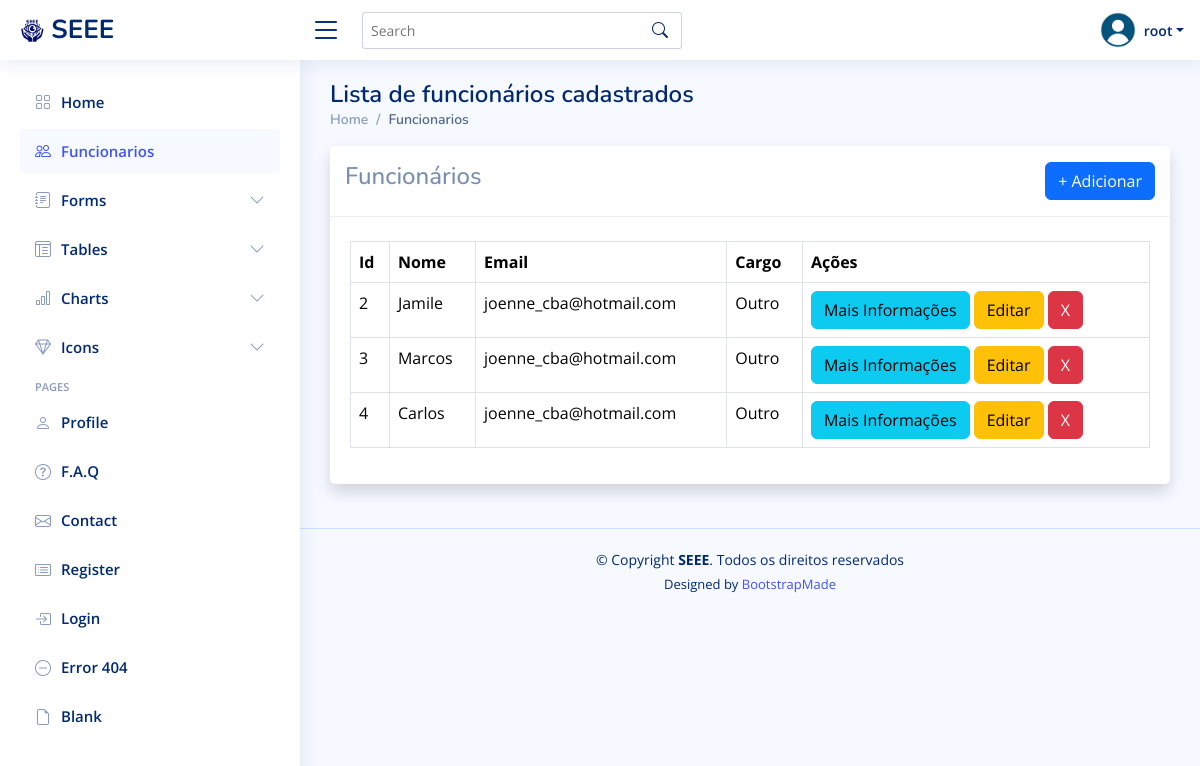
The app's page /funcionario/list/ (signed in), older data.
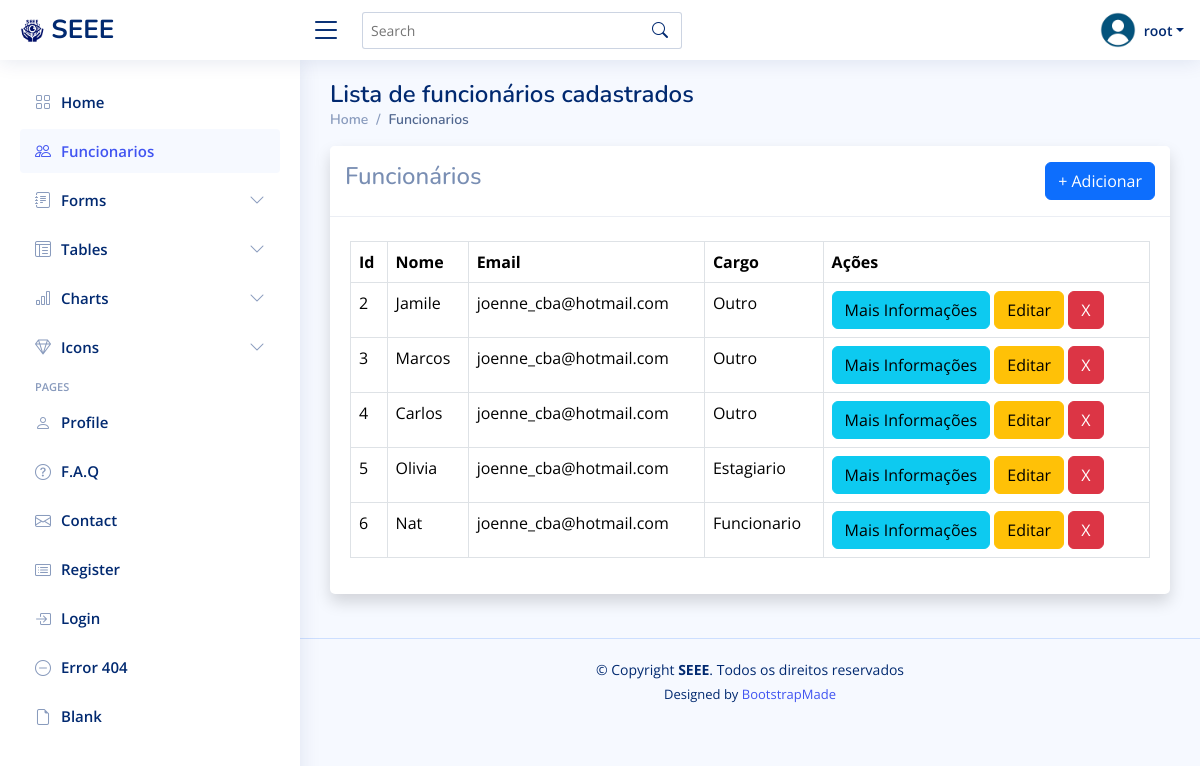
The same page, newer data.
### funcionario/models.py (models this page shows)
class Funcionario(Usuario):
    class Cargo(models.IntegerChoices):
        FUNCIONARIO = 1, 'Funcionario'
        ESTAGIARIO = 2, 'Estagiario'
        OUTRO = 3, 'Outro'
    cargo = models.IntegerField(
        choices=Cargo.choices,
        default=Cargo.OUTRO,
    )

### funcionario/views.py (the view)
# urls.py: path('list/', views.list, name='list')
@login_required
def list(request):
    funcionarios = Funcionario.objects.all()
    return render(request, 'funcionario/list.html', {'funcionarios':funcionarios})

### templates/funcionario/list.html
{% extends 'funcionario/_base.html' %}
{% block content %}
<div class="pagetitle">
    <h1>Lista de funcionários cadastrados</h1>
    <nav>
      <ol class="breadcrumb">
        <li class="breadcrumb-item"><a href="/funcionario/">Home</a></li>
        <li class="breadcrumb-item active">Funcionarios</li>
      </ol>
    </nav>
  </div>
<div class="card shadow mb-4">
    <div class="card-header py-3 d-sm-flex align-items-center justify-content-between mb-4">
        <h4>Funcionários</h4>
        <a class="btn btn-primary" href="{% url 'add' %}">+ Adicionar</a>
    </div>
    <div class="card-body">
        <div class="table-responsive">
            <table class="table table-bordered">
                <thead>
                    <tr>
                        <th>Id</th>
                        <th>Nome</th>
                        <th>Email</th>
                        <th>Cargo</th>
                        <th>Ações</th>
                    </tr>
                </thead>
                <tbody>
                    {% for f in funcionarios %}
                        <tr>
                            <td>{{ f.id }}</td>
                            <td>{{ f.username }}</td>
                            <td>{{ f.email }}</td>
                            <td>{{ f.get_cargo_display }}</td>
                            <td>
                                <a class="btn btn-info" href="{% url 'detail' f.id %}">Mais Informações</a>
                                <a class="btn btn-warning" href="{% url 'edit' f.id  %}">Editar</a>
                                <a class="btn btn-danger" href="{% url 'remove' f.id %}">X</a>
                            </td>
                        </tr>
                    {% endfor %}
                </tbody>
            </table>
        </div>
    </div>
</div>
{% endblock %}

### templates/funcionario/_base.html (shortened to what this page needs)
{% load static %}
<!DOCTYPE html>
<html lang="en">
<head>
  <link href="{% static 'assets/vendor/bootstrap/css/bootstrap.min.css' %}" rel="stylesheet">
  <link href="{% static 'assets/vendor/bootstrap-icons/bootstrap-icons.css' %}" rel="stylesheet">
  <link href="{% static 'assets/vendor/boxicons/css/boxicons.min.css' %}" rel="stylesheet">
  <link href="{% static 'assets/vendor/quill/quill.snow.css' %}" rel="stylesheet">
  <link href="{% static 'assets/vendor/quill/quill.bubble.css' %}" rel="stylesheet">
  <link href="{% static 'assets/vendor/remixicon/remixicon.css' %}" rel="stylesheet">
  <link href="{% static 'assets/vendor/simple-datatables/style.css' %}" rel="stylesheet">
  <link href="{% static 'assets/css/style.css' %}" rel="stylesheet">
</head>
<body>
  <header id="header" class="header fixed-top d-flex align-items-center">
    <div class="d-flex align-items-center justify-content-between">
      <a href="index.html" class="logo d-flex align-items-center">
        <img src="{% static 'assets/img/SEEE.png' %}" alt="">
        <span class="d-none d-lg-block">SEEE</span>
      </a>
      <i class="bi bi-list toggle-sidebar-btn"></i>
    </div>
    <div class="search-bar">
      <form class="search-form d-flex align-items-center" method="POST" action="#">
        <input type="text" name="query" placeholder="Search" title="Enter search keyword">
        <button type="submit" title="Search"><i class="bi bi-search"></i></button>
      </form>
    </div>
    <nav class="header-nav ms-auto">
      <ul class="d-flex align-items-center">
        <li class="nav-item dropdown pe-3">
          <a class="nav-link nav-profile d-flex align-items-center pe-0" href="#" data-bs-toggle="dropdown">
            <img src="{% static 'assets/img/profile.png' %}" alt="Profile" class="rounded-circle">
            <span class="d-none d-md-block dropdown-toggle ps-2">{{ user.username }}</span>
          </a>
        </li>
      </ul>
    </nav>
  </header>
  {% include 'funcionario/sidebar.html'%}
  <main id="main" class="main">
    {% block content %}
    {% endblock %}
  </main>
  <footer id="footer" class="footer">
    <div class="copyright">
      &copy; Copyright <strong><span>SEEE</span></strong>. Todos os direitos reservados
    </div>
    <div class="credits">
      Designed by <a href="https://bootstrapmade.com/">BootstrapMade</a>
    </div>
  </footer>
</body>
</html>

### templates/funcionario/sidebar.html (shortened to what this page needs)
{% load static %}
  <aside id="sidebar" class="sidebar">
    <ul class="sidebar-nav" id="sidebar-nav">
      <li class="nav-item">
        <a class="nav-link {% if request.path == '/funcionario/' %}active{% else %}collapsed{% endif %}" href="/funcionario/">
          <i class="bi bi-grid"></i>
          <span>Home</span>
        </a>
      </li>
      <li class="nav-item">
        <a class="nav-link {% if request.path == '/funcionario/list/' %}active{% else %}collapsed{% endif %}" href="/funcionario/list/">
          <i class="bi bi-people"></i>
          <span>Funcionarios</span>
        </a>
      </li>
      <li class="nav-item">
        <a class="nav-link collapsed" data-bs-target="#forms-nav" data-bs-toggle="collapse" href="#">
          <i class="bi bi-journal-text"></i><span>Forms</span><i class="bi bi-chevron-down ms-auto"></i>
        </a>
      </li>
      <li class="nav-item">
        <a class="nav-link collapsed" data-bs-target="#tables-nav" data-bs-toggle="collapse" href="#">
          <i class="bi bi-layout-text-window-reverse"></i><span>Tables</span><i class="bi bi-chevron-down ms-auto"></i>
        </a>
      </li>
      <li class="nav-item">
        <a class="nav-link collapsed" data-bs-target="#charts-nav" data-bs-toggle="collapse" href="#">
          <i class="bi bi-bar-chart"></i><span>Charts</span><i class="bi bi-chevron-down ms-auto"></i>
        </a>
      </li>
      <li class="nav-item">
        <a class="nav-link collapsed" data-bs-target="#icons-nav" data-bs-toggle="collapse" href="#">
          <i class="bi bi-gem"></i><span>Icons</span><i class="bi bi-chevron-down ms-auto"></i>
        </a>
      </li>
      <li class="nav-heading">Pages</li>
      <li class="nav-item">
        <a class="nav-link collapsed" href="users-profile.html">
          <i class="bi bi-person"></i>
          <span>Profile</span>
        </a>
      </li>
      <li class="nav-item">
        <a class="nav-link collapsed" href="pages-faq.html">
          <i class="bi bi-question-circle"></i>
          <span>F.A.Q</span>
        </a>
      </li>
      <li class="nav-item">
        <a class="nav-link collapsed" href="pages-contact.html">
          <i class="bi bi-envelope"></i>
          <span>Contact</span>
        </a>
      </li>
      <li class="nav-item">
        <a class="nav-link collapsed" href="pages-register.html">
          <i class="bi bi-card-list"></i>
          <span>Register</span>
        </a>
      </li>
      <li class="nav-item">
        <a class="nav-link collapsed" href="pages-login.html">
          <i class="bi bi-box-arrow-in-right"></i>
          <span>Login</span>
        </a>
      </li>
      <li class="nav-item">
        <a class="nav-link collapsed" href="pages-error-404.html">
          <i class="bi bi-dash-circle"></i>
          <span>Error 404</span>
        </a>
      </li>
      <li class="nav-item">
        <a class="nav-link collapsed" href="pages-blank.html">
          <i class="bi bi-file-earmark"></i>
          <span>Blank</span>
        </a>
      </li>
    </ul>
  </aside>

### static/assets/css/style.css (style rules this page uses)
:root { scroll-behavior: smooth; }
body { font-family: "Open Sans", sans-serif; background: #f6f9ff; color: #444444; }
a { color: #4154f1; text-decoration: none; }
h1, h2, h3, h4, h5, h6 { font-family: "Nunito", sans-serif; }
#main { margin-top: 60px; padding: 20px 30px; transition: all 0.3s; }
.pagetitle { margin-bottom: 10px; }
.pagetitle h1 { font-size: 24px; margin-bottom: 0; font-weight: 600; color: #012970; }
.card { margin-bottom: 30px; border: none; border-radius: 5px; box-shadow: 0px 0 30px rgba(1, 41, 112, 0.1); }
.card-header, .card-footer { border-color: #ebeef4; background-color: #fff; color: #798eb3; padding: 15px; }
.card-body { padding: 0 20px 20px 20px; }
.breadcrumb { font-size: 14px; font-family: "Nunito", sans-serif; color: #899bbd; font-weight: 600; }
.breadcrumb a { color: #899bbd; transition: 0.3s; }
.breadcrumb .breadcrumb-item::before { color: #899bbd; }
.breadcrumb .active { color: #51678f; font-weight: 600; }
.logo { line-height: 1; }
@media (min-width: 1200px) { .logo { width: 280px; } }
.logo img { max-height: 26px; margin-right: 6px; }
.logo span { font-size: 26px; font-weight: 700; color: #012970; font-family: "Nunito", sans-serif; }
.header { transition: all 0.5s; z-index: 997; height: 60px; box-shadow: 0px 2px 20px rgba(1, 41, 112, 0.1); background-color: #fff; padding-left: 20px; }
.header .toggle-sidebar-btn { font-size: 32px; padding-left: 10px; cursor: pointer; color: #012970; }
.header .search-bar { min-width: 360px; padding: 0 20px; }
.header .search-form { width: 100%; }
.header .search-form input { border: 0; font-size: 14px; color: #012970; border: 1px solid rgba(1, 41, 112, 0.2); padding: 7px 38px 7px 8px; border-radius: 3px; transition: 0.3s; width: 100%; }
.header .search-form button { border: 0; padding: 0; margin-left: -30px; background: none; }
.header .search-form button i { color: #012970; }
.header-nav ul { list-style: none; }
.header-nav>ul { margin: 0; padding: 0; }
.header-nav .nav-profile { color: #012970; }
.header-nav .nav-profile img { max-height: 36px; }
.header-nav .nav-profile span { font-size: 14px; font-weight: 600; }
.sidebar { position: fixed; top: 60px; left: 0; bottom: 0; width: 300px; z-index: 996; transition: all 0.3s; padding: 20px; overflow-y: auto; scrollbar-width: thin; scrollbar-color: #aab7cf transparent; box-shadow: 0px 0px 20px rgba(1, 41, 112, 0.1); background-color: #fff; }
@media (min-width: 1200px) { #main, #footer { margin-left: 300px; } }
.sidebar-nav { padding: 0; margin: 0; list-style: none; }
.sidebar-nav li { padding: 0; margin: 0; list-style: none; }
.sidebar-nav .nav-item { margin-bottom: 5px; }
.sidebar-nav .nav-heading { font-size: 11px; text-transform: uppercase; color: #899bbd; font-weight: 600; margin: 10px 0 5px 15px; }
.sidebar-nav .nav-link { display: flex; align-items: center; font-size: 15px; font-weight: 600; color: #4154f1; transition: 0.3; background: #f6f9ff; padding: 10px 15px; border-radius: 4px; }
.sidebar-nav .nav-link i { font-size: 16px; margin-right: 10px; color: #4154f1; }
.sidebar-nav .nav-link.collapsed { color: #012970; background: #fff; }
.sidebar-nav .nav-link.collapsed i { color: #899bbd; }
.sidebar-nav .nav-link .bi-chevron-down { margin-right: 0; transition: transform 0.2s ease-in-out; }
.footer { padding: 20px 0; font-size: 14px; transition: all 0.3s; border-top: 1px solid #cddfff; }
.footer .copyright { text-align: center; color: #012970; }
.footer .credits { padding-top: 5px; text-align: center; font-size: 13px; color: #012970; }

Row changes from the older to the newer data that the page shows:
added Funcionario: id "5", username "Olivia", email "joenne_cba@hotmail.com", cargo "Estagiario"
added Funcionario: id "6", username "Nat", email "joenne_cba@hotmail.com", cargo "Funcionario"
